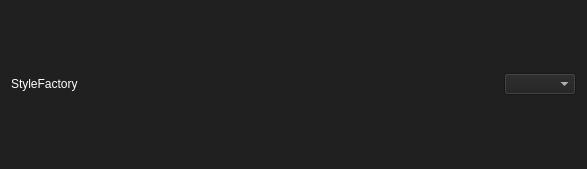
<?xml version="1.0" encoding="UTF-8"?>
<ui version="4.0">
 <class>Dialog</class>
 <widget class="QDialog" name="Dialog">
  <property name="geometry">
   <rect>
    <x>0</x>
    <y>0</y>
    <width>587</width>
    <height>169</height>
   </rect>
  </property>
  <property name="windowTitle">
   <string>Dialog</string>
  </property>
  <property name="styleSheet">
   <string notr="true">color: rgb(255, 255, 255);
selection-background-color: rgb(0, 133, 52);
background-color: rgb(32, 32, 32);</string>
  </property>
  <layout class="QVBoxLayout" name="verticalLayout">
   <item>
    <layout class="QHBoxLayout" name="horizontalLayout_2">
     <item>
      <widget class="QLabel" name="label_2">
       <property name="text">
        <string>StyleFactory</string>
       </property>
      </widget>
     </item>
     <item>
      <spacer name="horizontalSpacer_2">
       <property name="orientation">
        <enum>Qt::Horizontal</enum>
       </property>
       <property name="sizeHint" stdset="0">
        <size>
         <width>40</width>
         <height>20</height>
        </size>
       </property>
      </spacer>
     </item>
     <item>
      <widget class="QComboBox" name="scale_box_2"/>
     </item>
    </layout>
   </item>
  </layout>
 </widget>
 <resources/>
 <connections/>
</ui>
